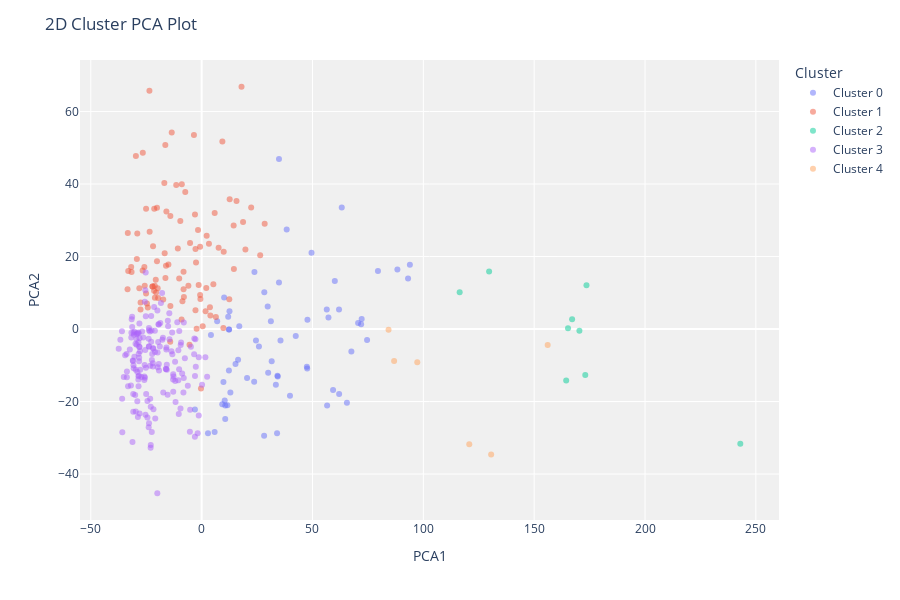

Notebook cell for this chart:
### Markdown cell above
## **2D-Plot for Hierarchical clustering**

### Code cell
plot_model(hClusteringModel, plot='cluster')

### Figure 1 — Plotly figure (JSON) as saved in the notebook; plotly's stock layout.template omitted (floating-point values rounded to 4 significant figures; data arrays with more than 128 entries replaced by an {"elided": "..."} marker saying what was removed)
{"data": [{"customdata": [[98], [92], [81], [83], [89], [90], [95], [94], [97], [93], [93], [88], [89], [92], [87], [83], [92], [86], [86], [89], [93], [91], [90], [92], [95], [82], [98], [91], [90], [91], [97], [96], [96], [92], [82], [92], [97], [88], [90], [97], [91], [95], [87], [82], [85], [100], [98], [91], [93], [86], [90], [92], [92], [84], [86], [99], [89], [88], [91], [86], [98], [94], [98], [92]], "hovertemplate": "Cluster=Cluster 0<br>PCA1=%{x}<br>PCA2=%{y}<br>Feature=%{customdata[0]}<extra></extra>", "legendgroup": "Cluster 0", "marker": {"color": "#636efa", "opacity": 0.5, "symbol": "circle"}, "mode": "markers", "name": "Cluster 0", "orientation": "v", "showlegend": true, "textposition": "top center", "type": "scatter", "x": [38.36, 59.29, 15.28, 25.84, 60.07, 47.62, 9.298, -3.034, 12.35, 12.31, 34.89, 35.57, 4.197, 88.31, 31.23, 71.94, 56.45, 20.49, 29.8, 10.4, 70.58, 93.93, 16.43, 63.2, 28.26, 11.98, 33.48, 31.6, 10.67, 24.51, 12.35, 9.838, 34.02, 79.54, 42.45, 34.19, 49.56, 93.12, 12.56, 10.15, 39.84, 47.47, 23.69, 62.03, 30.01, 34.34, 28.18, 47.73, 5.865, 72.18, 67.54, 6.999, 74.64, 61.97, 12.96, 2.864, 16.97, 10.63, 23.82, 65.53, 57.21, 34.89, 11.61, 56.61], "xaxis": "x", "y": [27.48, -16.83, -9.62, -4.8, 13.23, -10.86, -20.75, -22.19, -0.1245, -11.46, 12.87, -3.166, -1.612, 16.44, 2.178, 1.353, 5.412, -13.5, 6.196, -19.74, 1.651, 17.7, -8.488, 33.51, 10.16, 3.386, -15.38, -8.872, -21.12, -3.189, -0.1245, -14.59, -28.78, 16.0, -1.954, -12.88, 21.01, 13.94, 4.876, 8.701, -18.38, -10.43, -14.57, -17.95, -12.08, -13.07, -29.42, 2.535, -28.37, 2.778, -6.176, 2.169, -3.03, 5.381, -17.48, -28.74, 0.7865, -24.83, 15.72, -20.32, 3.159, 46.88, -20.99, -21.07], "yaxis": "y"}, {"customdata": [[97], [87], [92], [92], [92], [96], [92], [84], [92], [93], [97], [84], [92], [94], [94], [95], [88], [89], [84], [93], [98], [92], [96], [95], [94], [86], [93], [98], [100], [91], [86], [91], [87], [99], [91], [92], [93], [87], [88], [91], [86], [89], [90], [90], [89], [85], [84], [85], [89], [89], [91], [88], [84], [88], [94], [91], [88], [88], [85], [93], [87], [87], [91], [84], [88], [84], [91], [91], [91], [99], [88], [88], [90], [94], [85], [91], [92], [89], [92], [84], [91], [88], [89], [85], [90], [96], [91], [89], [95], [89], [91], [90], [86], [86], [92], [79], [90]], "hovertemplate": "Cluster=Cluster 1<br>PCA1=%{x}<br>PCA2=%{y}<br>Feature=%{customdata[0]}<extra></extra>", "legendgroup": "Cluster 1", "marker": {"color": "#EF553B", "opacity": 0.5, "symbol": "circle"}, "mode": "markers", "name": "Cluster 1", "orientation": "v", "showlegend": true, "textposition": "top center", "type": "scatter", "x": [9.956, -24.68, 3.74, -1.348, -22.17, 9.801, -33.31, -9.619, 14.55, 14.44, 26.41, -1.63, 12.46, -21.93, 18.68, -17.33, -31.79, -8.951, 6.427, 5.88, -3.008, -22.17, 3.949, 7.656, -10.74, -11.46, 0.4791, -3.48, -10.13, 17.99, -13.5, 3.298, -29.23, 1.773, -0.3047, -25.83, -14.99, -2.78, -29.03, 22.34, -19.83, -5.979, -27.57, -20.15, -16.34, -33.43, 5.282, -16.39, -29.66, -20.14, -33.12, 9.349, -2.535, 2.087, -2.78, -25.67, -7.386, -5.232, -0.6973, -8.664, -16.09, -25.07, -20.55, 19.75, 12.64, -20.69, -16.83, -8.155, 15.73, -2.262, -23.45, 2.267, -26.62, -26.55, -8.168, -21.39, -14.1, -19.63, -28.1, -31.6, -14.11, -21.14, -25.07, -5.472, -0.6883, -9.044, -0.5638, -16.68, -8.009, -24.27, -27.54, -23.55, -21.09, -21.45, 28.43, -15.9, -14.17], "xaxis": "x", "y": [21.29, 7.033, 6.006, 12.17, 11.74, 0.2983, 26.5, 29.81, 16.53, 28.54, 20.36, 27.33, 8.231, 22.85, 29.55, 8.162, 17.12, 39.94, 3.295, 32.0, 31.59, 11.74, 3.745, 22.41, 22.23, 39.75, 0.7564, 53.51, 13.95, 66.84, 54.22, 23.49, 19.34, 4.879, -16.4, 17.13, 17.83, 22.06, 26.34, 33.51, 11.26, 11.96, 5.382, 18.73, 14.08, 10.95, 12.35, 50.77, 47.71, 33.42, 16.02, 51.74, 18.34, 11.34, 5.177, 11.95, 37.77, 23.74, 22.7, 7.631, 17.46, 9.779, 10.09, 21.93, 35.79, 13.58, 40.3, 10.97, 35.31, 0.1065, 26.87, 25.73, 16.18, 48.62, 15.82, 33.21, 6.386, 8.563, 11.25, 15.75, 31.19, 11.92, 33.18, -4.336, 9.383, 2.621, 8.257, 20.91, 8.828, 5.962, 7.336, 65.77, 8.605, 10.56, 29.02, 32.39, -3.483], "yaxis": "y"}, {"customdata": [[92], [96], [94], [92], [90], [99], [95], [102], [87]], "hovertemplate": "Cluster=Cluster 2<br>PCA1=%{x}<br>PCA2=%{y}<br>Feature=%{customdata[0]}<extra></extra>", "legendgroup": "Cluster 2", "marker": {"color": "#00cc96", "opacity": 0.5, "symbol": "circle"}, "mode": "markers", "name": "Cluster 2", "orientation": "v", "showlegend": true, "textposition": "top center", "type": "scatter", "x": [243.0, 164.4, 170.4, 173.6, 129.7, 167.1, 173.1, 165.3, 116.4], "xaxis": "x", "y": [-31.68, -14.17, -0.4739, 12.09, 15.86, 2.715, -12.68, 0.19, 10.15], "yaxis": "y"}, {"customdata": {"elided": "169x1 int values"}, "hovertemplate": "Cluster=Cluster 3<br>PCA1=%{x}<br>PCA2=%{y}<br>Feature=%{customdata[0]}<extra></extra>", "legendgroup": "Cluster 3", "marker": {"color": "#ab63fa", "opacity": 0.5, "symbol": "circle"}, "mode": "markers", "name": "Cluster 3", "orientation": "v", "showlegend": true, "textposition": "top center", "type": "scatter", "x": {"elided": "169 float values"}, "xaxis": "x", "y": {"elided": "169 float values"}, "yaxis": "y"}, {"customdata": [[98], [90], [97], [94], [91], [98]], "hovertemplate": "Cluster=Cluster 4<br>PCA1=%{x}<br>PCA2=%{y}<br>Feature=%{customdata[0]}<extra></extra>", "legendgroup": "Cluster 4", "marker": {"color": "#FFA15A", "opacity": 0.5, "symbol": "circle"}, "mode": "markers", "name": "Cluster 4", "orientation": "v", "showlegend": true, "textposition": "top center", "type": "scatter", "x": [156.1, 86.83, 130.6, 120.7, 84.31, 97.27], "xaxis": "x", "y": [-4.423, -8.828, -34.62, -31.81, -0.183, -9.168], "yaxis": "y"}], "layout": {"height": 600, "legend": {"title": {"text": "Cluster"}, "tracegroupgap": 0}, "margin": {"t": 60}, "plot_bgcolor": "rgb(240,240,240)", "title": {"text": "2D Cluster PCA Plot"}, "xaxis": {"anchor": "y", "domain": [0, 1], "title": {"text": "PCA1"}}, "yaxis": {"anchor": "x", "domain": [0, 1], "title": {"text": "PCA2"}}}}
